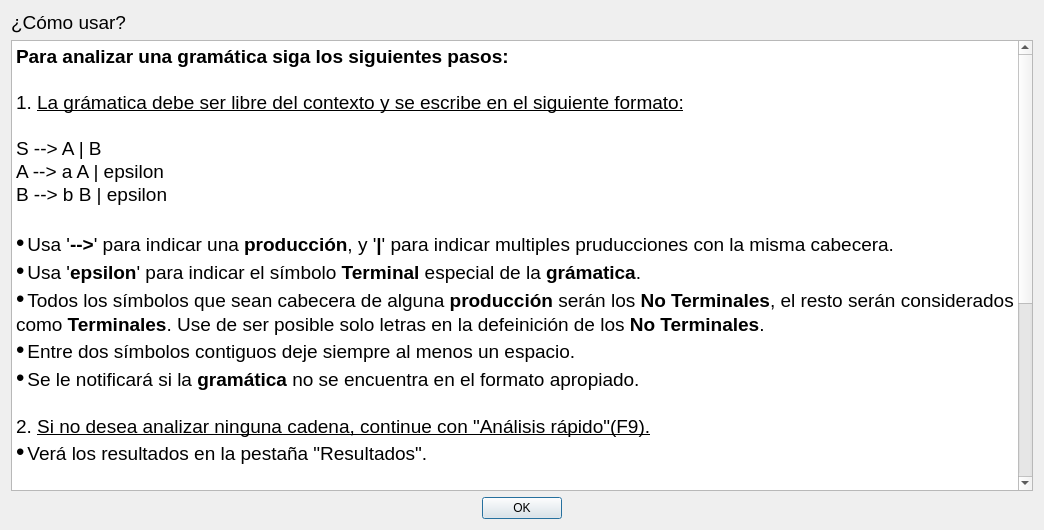
<?xml version="1.0" encoding="UTF-8"?>
<ui version="4.0">
 <class>Dialog</class>
 <widget class="QDialog" name="Dialog">
  <property name="geometry">
   <rect>
    <x>0</x>
    <y>0</y>
    <width>1044</width>
    <height>530</height>
   </rect>
  </property>
  <property name="windowTitle">
   <string>¿Cómo usar?</string>
  </property>
  <property name="windowIcon">
   <iconset>
    <normaloff>images/Qt.ico</normaloff>images/Qt.ico</iconset>
  </property>
  <layout class="QGridLayout" name="gridLayout">
   <item row="2" column="0">
    <widget class="QDialogButtonBox" name="buttonBox">
     <property name="orientation">
      <enum>Qt::Horizontal</enum>
     </property>
     <property name="standardButtons">
      <set>QDialogButtonBox::Ok</set>
     </property>
     <property name="centerButtons">
      <bool>true</bool>
     </property>
    </widget>
   </item>
   <item row="1" column="0">
    <widget class="QTextBrowser" name="textBrowser">
     <property name="html">
      <string>&lt;!DOCTYPE HTML PUBLIC &quot;-//W3C//DTD HTML 4.0//EN&quot; &quot;http://www.w3.org/TR/REC-html40/strict.dtd&quot;&gt;
&lt;html&gt;&lt;head&gt;&lt;meta name=&quot;qrichtext&quot; content=&quot;1&quot; /&gt;&lt;style type=&quot;text/css&quot;&gt;
p, li { white-space: pre-wrap; }
&lt;/style&gt;&lt;/head&gt;&lt;body style=&quot; font-family:'MS Shell Dlg 2'; font-size:8.25pt; font-weight:400; font-style:normal;&quot;&gt;
&lt;p style=&quot; margin-top:0px; margin-bottom:0px; margin-left:0px; margin-right:0px; -qt-block-indent:0; text-indent:0px;&quot;&gt;&lt;span style=&quot; font-size:14pt; font-weight:600;&quot;&gt;Para analizar una gramática siga los siguientes pasos:&lt;/span&gt;&lt;/p&gt;
&lt;p style=&quot;-qt-paragraph-type:empty; margin-top:0px; margin-bottom:0px; margin-left:0px; margin-right:0px; -qt-block-indent:0; text-indent:0px; font-size:14pt;&quot;&gt;&lt;br /&gt;&lt;/p&gt;
&lt;p style=&quot; margin-top:0px; margin-bottom:0px; margin-left:0px; margin-right:0px; -qt-block-indent:0; text-indent:0px;&quot;&gt;&lt;span style=&quot; font-size:14pt;&quot;&gt;1. &lt;/span&gt;&lt;span style=&quot; font-size:14pt; text-decoration: underline;&quot;&gt;La grámatica debe ser libre del contexto y se escribe en el siguiente formato:&lt;/span&gt;&lt;/p&gt;
&lt;p style=&quot;-qt-paragraph-type:empty; margin-top:0px; margin-bottom:0px; margin-left:0px; margin-right:0px; -qt-block-indent:0; text-indent:0px; font-size:14pt;&quot;&gt;&lt;br /&gt;&lt;/p&gt;
&lt;p style=&quot; margin-top:0px; margin-bottom:0px; margin-left:0px; margin-right:0px; -qt-block-indent:0; text-indent:0px;&quot;&gt;&lt;span style=&quot; font-size:14pt;&quot;&gt;S --&amp;gt; A | B&lt;/span&gt;&lt;/p&gt;
&lt;p style=&quot; margin-top:0px; margin-bottom:0px; margin-left:0px; margin-right:0px; -qt-block-indent:0; text-indent:0px;&quot;&gt;&lt;span style=&quot; font-size:14pt;&quot;&gt;A --&amp;gt; a A | epsilon&lt;/span&gt;&lt;/p&gt;
&lt;p style=&quot; margin-top:0px; margin-bottom:0px; margin-left:0px; margin-right:0px; -qt-block-indent:0; text-indent:0px;&quot;&gt;&lt;span style=&quot; font-size:14pt;&quot;&gt;B --&amp;gt; b B | epsilon&lt;/span&gt;&lt;/p&gt;
&lt;p style=&quot;-qt-paragraph-type:empty; margin-top:0px; margin-bottom:0px; margin-left:0px; margin-right:0px; -qt-block-indent:0; text-indent:0px; font-size:14pt;&quot;&gt;&lt;br /&gt;&lt;/p&gt;
&lt;p style=&quot; margin-top:0px; margin-bottom:0px; margin-left:0px; margin-right:0px; -qt-block-indent:0; text-indent:0px;&quot;&gt;&lt;span style=&quot; font-family:'Consolas,Courier New,monospace'; font-size:18pt; color:#000000;&quot;&gt;•&lt;/span&gt;&lt;span style=&quot; font-family:'Consolas,Courier New,monospace'; font-size:8pt; color:#e6db74;&quot;&gt; &lt;/span&gt;&lt;span style=&quot; font-size:14pt;&quot;&gt;Usa '&lt;/span&gt;&lt;span style=&quot; font-size:14pt; font-weight:600;&quot;&gt;--&amp;gt;&lt;/span&gt;&lt;span style=&quot; font-size:14pt;&quot;&gt;' para indicar una &lt;/span&gt;&lt;span style=&quot; font-size:14pt; font-weight:600;&quot;&gt;producción&lt;/span&gt;&lt;span style=&quot; font-size:14pt;&quot;&gt;, y '&lt;/span&gt;&lt;span style=&quot; font-size:14pt; font-weight:600;&quot;&gt;|&lt;/span&gt;&lt;span style=&quot; font-size:14pt;&quot;&gt;' para indicar multiples pruducciones con la misma cabecera.&lt;/span&gt;&lt;/p&gt;
&lt;p style=&quot; margin-top:0px; margin-bottom:0px; margin-left:0px; margin-right:0px; -qt-block-indent:0; text-indent:0px;&quot;&gt;&lt;span style=&quot; font-family:'Consolas,Courier New,monospace'; font-size:18pt; color:#000000;&quot;&gt;•&lt;/span&gt;&lt;span style=&quot; font-family:'Consolas,Courier New,monospace'; font-size:8pt; color:#e6db74;&quot;&gt; &lt;/span&gt;&lt;span style=&quot; font-size:14pt;&quot;&gt;Usa '&lt;/span&gt;&lt;span style=&quot; font-size:14pt; font-weight:600;&quot;&gt;epsilon&lt;/span&gt;&lt;span style=&quot; font-size:14pt;&quot;&gt;' para indicar el símbolo &lt;/span&gt;&lt;span style=&quot; font-size:14pt; font-weight:600;&quot;&gt;Terminal&lt;/span&gt;&lt;span style=&quot; font-size:14pt;&quot;&gt; especial de la &lt;/span&gt;&lt;span style=&quot; font-size:14pt; font-weight:600;&quot;&gt;grámatica&lt;/span&gt;&lt;span style=&quot; font-size:14pt;&quot;&gt;. &lt;/span&gt;&lt;/p&gt;
&lt;p style=&quot; margin-top:0px; margin-bottom:0px; margin-left:0px; margin-right:0px; -qt-block-indent:0; text-indent:0px;&quot;&gt;&lt;span style=&quot; font-family:'Consolas,Courier New,monospace'; font-size:18pt; color:#000000;&quot;&gt;•&lt;/span&gt;&lt;span style=&quot; font-family:'Consolas,Courier New,monospace'; font-size:8pt; color:#e6db74;&quot;&gt; &lt;/span&gt;&lt;span style=&quot; font-size:14pt;&quot;&gt;Todos los símbolos que sean cabecera de alguna &lt;/span&gt;&lt;span style=&quot; font-size:14pt; font-weight:600;&quot;&gt;producción&lt;/span&gt;&lt;span style=&quot; font-size:14pt;&quot;&gt; serán los &lt;/span&gt;&lt;span style=&quot; font-size:14pt; font-weight:600;&quot;&gt;No Terminales&lt;/span&gt;&lt;span style=&quot; font-size:14pt;&quot;&gt;, el resto serán considerados como &lt;/span&gt;&lt;span style=&quot; font-size:14pt; font-weight:600;&quot;&gt;Terminales&lt;/span&gt;&lt;span style=&quot; font-size:14pt;&quot;&gt;. Use de ser posible solo letras en la defeinición de los &lt;/span&gt;&lt;span style=&quot; font-size:14pt; font-weight:600;&quot;&gt;No Terminales&lt;/span&gt;&lt;span style=&quot; font-size:14pt;&quot;&gt;.&lt;/span&gt;&lt;/p&gt;
&lt;p style=&quot; margin-top:0px; margin-bottom:0px; margin-left:0px; margin-right:0px; -qt-block-indent:0; text-indent:0px;&quot;&gt;&lt;span style=&quot; font-family:'Consolas,Courier New,monospace'; font-size:18pt; color:#000000;&quot;&gt;•&lt;/span&gt;&lt;span style=&quot; font-family:'Consolas,Courier New,monospace'; font-size:8pt; color:#e6db74;&quot;&gt; &lt;/span&gt;&lt;span style=&quot; font-size:14pt;&quot;&gt;Entre dos símbolos contiguos deje siempre al menos un espacio.&lt;/span&gt;&lt;/p&gt;
&lt;p style=&quot; margin-top:0px; margin-bottom:0px; margin-left:0px; margin-right:0px; -qt-block-indent:0; text-indent:0px;&quot;&gt;&lt;span style=&quot; font-family:'Consolas,Courier New,monospace'; font-size:18pt; color:#000000;&quot;&gt;•&lt;/span&gt;&lt;span style=&quot; font-family:'Consolas,Courier New,monospace'; font-size:8pt; color:#e6db74;&quot;&gt; &lt;/span&gt;&lt;span style=&quot; font-size:14pt;&quot;&gt;Se le notificará si la &lt;/span&gt;&lt;span style=&quot; font-size:14pt; font-weight:600;&quot;&gt;gramática&lt;/span&gt;&lt;span style=&quot; font-size:14pt;&quot;&gt; no se encuentra en el formato apropiado.&lt;/span&gt;&lt;/p&gt;
&lt;p style=&quot;-qt-paragraph-type:empty; margin-top:0px; margin-bottom:0px; margin-left:0px; margin-right:0px; -qt-block-indent:0; text-indent:0px; font-size:14pt;&quot;&gt;&lt;br /&gt;&lt;/p&gt;
&lt;p style=&quot; margin-top:0px; margin-bottom:0px; margin-left:0px; margin-right:0px; -qt-block-indent:0; text-indent:0px;&quot;&gt;&lt;span style=&quot; font-size:14pt;&quot;&gt;2. &lt;/span&gt;&lt;span style=&quot; font-size:14pt; text-decoration: underline;&quot;&gt;Si no desea analizar ninguna cadena, continue con &amp;quot;Análisis rápido&amp;quot;(F9).&lt;/span&gt;&lt;/p&gt;
&lt;p style=&quot; margin-top:0px; margin-bottom:0px; margin-left:0px; margin-right:0px; -qt-block-indent:0; text-indent:0px;&quot;&gt;&lt;span style=&quot; font-family:'Consolas,Courier New,monospace'; font-size:18pt; color:#000000;&quot;&gt;•&lt;/span&gt;&lt;span style=&quot; font-family:'Consolas,Courier New,monospace'; font-size:8pt; color:#e6db74;&quot;&gt; &lt;/span&gt;&lt;span style=&quot; font-size:14pt;&quot;&gt;Verá los resultados en la pestaña &amp;quot;Resultados&amp;quot;.&lt;/span&gt;&lt;/p&gt;
&lt;p style=&quot;-qt-paragraph-type:empty; margin-top:0px; margin-bottom:0px; margin-left:0px; margin-right:0px; -qt-block-indent:0; text-indent:0px; font-size:14pt;&quot;&gt;&lt;br /&gt;&lt;/p&gt;
&lt;p style=&quot; margin-top:0px; margin-bottom:0px; margin-left:0px; margin-right:0px; -qt-block-indent:0; text-indent:0px;&quot;&gt;&lt;span style=&quot; font-size:14pt;&quot;&gt;3. &lt;/span&gt;&lt;span style=&quot; font-size:14pt; text-decoration: underline;&quot;&gt;Si desea analizar además algunas cadenas, continue con &amp;quot;Analizar&amp;quot;(F5).&lt;/span&gt;&lt;/p&gt;
&lt;p style=&quot; margin-top:0px; margin-bottom:0px; margin-left:0px; margin-right:0px; -qt-block-indent:0; text-indent:0px;&quot;&gt;&lt;span style=&quot; font-family:'Consolas,Courier New,monospace'; font-size:18pt; color:#000000;&quot;&gt;•&lt;/span&gt;&lt;span style=&quot; font-family:'Consolas,Courier New,monospace'; font-size:8pt; color:#e6db74;&quot;&gt; &lt;/span&gt;&lt;span style=&quot; font-size:14pt;&quot;&gt;A continuación deberá entrar las cadenas deseadas, debe dejar al menos un espacio entre dos tokens contiguos.&lt;/span&gt;&lt;/p&gt;
&lt;p style=&quot; margin-top:0px; margin-bottom:0px; margin-left:0px; margin-right:0px; -qt-block-indent:0; text-indent:0px;&quot;&gt;&lt;span style=&quot; font-family:'Consolas,Courier New,monospace'; font-size:18pt; color:#000000;&quot;&gt;•&lt;/span&gt;&lt;span style=&quot; font-family:'Consolas,Courier New,monospace'; font-size:8pt; color:#e6db74;&quot;&gt; &lt;/span&gt;&lt;span style=&quot; font-size:14pt;&quot;&gt;Luego verá los resultados en la pestaña &amp;quot;Resultados&amp;quot;.&lt;/span&gt;&lt;/p&gt;
&lt;p style=&quot;-qt-paragraph-type:empty; margin-top:0px; margin-bottom:0px; margin-left:0px; margin-right:0px; -qt-block-indent:0; text-indent:0px; font-size:14pt;&quot;&gt;&lt;br /&gt;&lt;/p&gt;
&lt;p style=&quot; margin-top:0px; margin-bottom:0px; margin-left:0px; margin-right:0px; -qt-block-indent:0; text-indent:0px;&quot;&gt;&lt;span style=&quot; font-size:14pt;&quot;&gt;4. &lt;/span&gt;&lt;span style=&quot; font-size:14pt; text-decoration: underline;&quot;&gt;Al finalizar, usted puede además guardar la gramática en formato de texto, para su uso futuro.&lt;/span&gt;&lt;/p&gt;
&lt;p style=&quot; margin-top:0px; margin-bottom:0px; margin-left:0px; margin-right:0px; -qt-block-indent:0; text-indent:0px;&quot;&gt;&lt;span style=&quot; font-family:'Consolas,Courier New,monospace'; font-size:18pt; color:#000000;&quot;&gt;•&lt;/span&gt;&lt;span style=&quot; font-family:'Consolas,Courier New,monospace'; font-size:8pt; color:#e6db74;&quot;&gt; &lt;/span&gt;&lt;span style=&quot; font-size:14pt;&quot;&gt;De igual forma se puede cargar una gramática en formato de texto, en cuyo caso deberá realizar los&lt;/span&gt;&lt;/p&gt;
&lt;p style=&quot; margin-top:0px; margin-bottom:0px; margin-left:0px; margin-right:0px; -qt-block-indent:0; text-indent:0px;&quot;&gt;&lt;span style=&quot; font-size:14pt;&quot;&gt;pasos desde el inicio.&lt;/span&gt;&lt;/p&gt;
&lt;p style=&quot;-qt-paragraph-type:empty; margin-top:0px; margin-bottom:0px; margin-left:0px; margin-right:0px; -qt-block-indent:0; text-indent:0px; font-size:14pt;&quot;&gt;&lt;br /&gt;&lt;/p&gt;
&lt;p align=&quot;center&quot; style=&quot; margin-top:0px; margin-bottom:0px; margin-left:0px; margin-right:0px; -qt-block-indent:0; text-indent:0px;&quot;&gt;&lt;span style=&quot; font-size:36pt; color:#005500;&quot;&gt;¡GRACIAS POR USAR GRAMMAR ANALYSER!&lt;/span&gt;&lt;/p&gt;&lt;/body&gt;&lt;/html&gt;</string>
     </property>
    </widget>
   </item>
   <item row="0" column="0">
    <widget class="QLabel" name="label">
     <property name="font">
      <font>
       <family>Tahoma</family>
       <pointsize>14</pointsize>
      </font>
     </property>
     <property name="text">
      <string>¿Cómo usar?</string>
     </property>
    </widget>
   </item>
  </layout>
 </widget>
 <resources/>
 <connections>
  <connection>
   <sender>buttonBox</sender>
   <signal>accepted()</signal>
   <receiver>Dialog</receiver>
   <slot>accept()</slot>
   <hints>
    <hint type="sourcelabel">
     <x>248</x>
     <y>254</y>
    </hint>
    <hint type="destinationlabel">
     <x>157</x>
     <y>274</y>
    </hint>
   </hints>
  </connection>
  <connection>
   <sender>buttonBox</sender>
   <signal>rejected()</signal>
   <receiver>Dialog</receiver>
   <slot>reject()</slot>
   <hints>
    <hint type="sourcelabel">
     <x>316</x>
     <y>260</y>
    </hint>
    <hint type="destinationlabel">
     <x>286</x>
     <y>274</y>
    </hint>
   </hints>
  </connection>
 </connections>
</ui>
